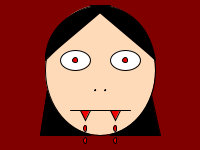
Frame 1 (no input)
Frame 60 (the mouse pressed at the canvas centre just before this capture): identical to frame 1, image omitted
Frame 120 (the mouse held since frame 60 and released just before this capture): identical to frame 1, image omitted

The Processing sketch that drew this single still picture (run headless with seeded random() and noise(); from frame 60 on, the mouse is pressed at the canvas centre):

// Processing sketch: processing_83563
// ── processing_83563.pde

void setup() {
size(200,150);

}

void draw() {
background (128 , 0 , 0);

ellipseMode(CENTER);

//hair
fill (0);
triangle (47,90, 40,135,90, 135); 
triangle (150,90, 110,135,160, 135);

//head
fill (255,218,185); 
ellipse (100,70,110 ,130);

//hair fringe
fill (0); 
line (100,5, 45,60);
line(100,5, 155,60);
bezier (110,5, 70,5,45,30, 45,60);
bezier (90,5, 134,5,150,30, 155,60);


//eyes
fill (255);
ellipse (75,60, 30, 20);
ellipse (125,60, 30, 20);

//nose
ellipse (95,90,1,1);
ellipse (105,90,1,1);
//pupils
fill (238, 0,0);
ellipse (75, 60,5,5);
ellipse (125,60,5,5);
//mouth
//fill (238, 0,0);
line (70, 110,130, 110);

//teeth
triangle (80,110,85,120,90,110);

triangle (110,110,115,120,120,110);

//blood 
ellipse (115,128, 3,6);
ellipse (85 ,128, 3,6);
ellipse (115,140, 3,6);
ellipse (85 ,140, 3,6);



}
